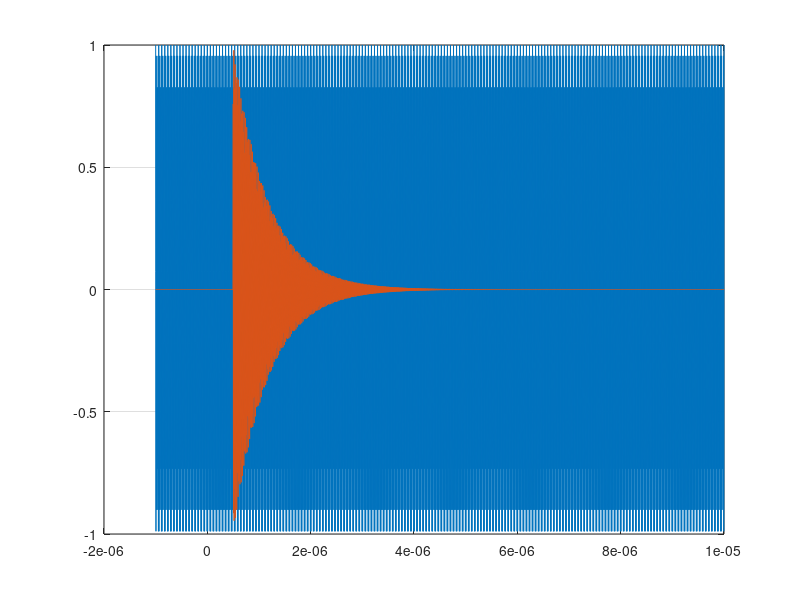

The MATLAB script that drew this image:
close all;
%clear all; clc;

fc = 2851.3e6;    % Cavity resonate freq
f_prl = 2856e6;   % PRL freq
wc = 2*pi*fc;
q  = 6000;        % Cavity Q
bw = fc/q;        % Cavity BW
fadc = 357e6;     % ADC sample clock
Tadc = 1/fadc;
flo = 2771e6;     % LO freq
t_start = -1e-6;    % x axis start time
t_stop  = 10e-6;     % x axis stop time
t_delay = 0.5e-6;   % Delaying the start of the pulse
adc_t = (t_start):(1/fadc):(t_stop);   % ADC CLK x axis

jitter_amt = 100e-12;
jitter_t = (t_start+jitter_amt):(1/fadc):(t_stop+jitter_amt);

SIM_PRL = cos((2*pi*(f_prl-flo)*(adc_t)) + (0));   % Simplified PRL signal in the adc for simulink

% Math representation of the IF cavity ring output 
f_if = 80.278e6;
f_if = fc - flo;
tau_if = 1/(2*pi*bw/2);
SIM_IF = cos(2*pi*f_if*(adc_t-t_delay));   % 80.278MHz ring
SIM_y_if = exp(-(adc_t-t_delay)/tau_if);   % Cavity exp decay
SIM_Ustep = (adc_t >= t_delay);            % Delaying the start
SIM_cav_ring_if = SIM_IF .* SIM_Ustep .* SIM_y_if;

SYS_PRL = [adc_t', SIM_PRL'];
SYS_CAV = [adc_t', SIM_cav_ring_if'];

figure()
plot(adc_t, SIM_PRL);grid on; hold on;
plot(adc_t, SIM_cav_ring_if); hold off